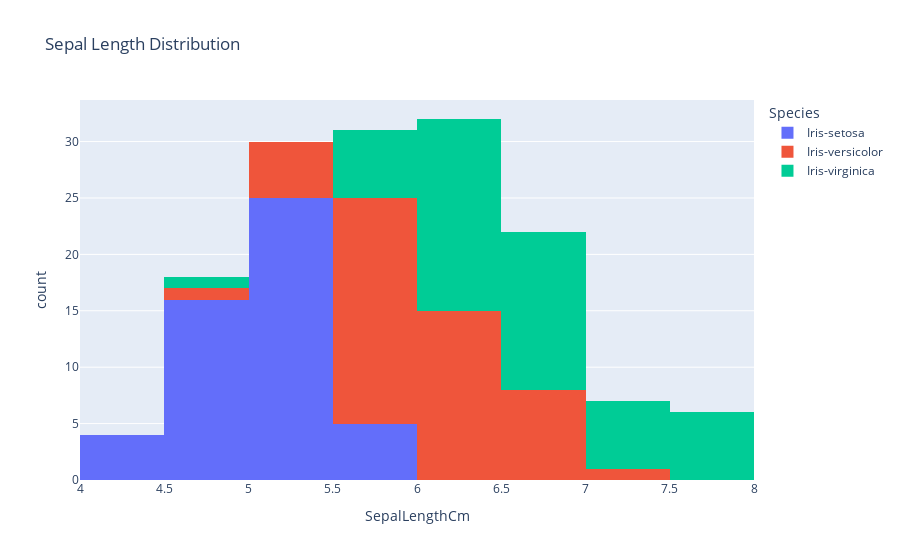

Notebook cell for this chart:
### Code cell
px.histogram(df, x='SepalLengthCm', color='Species', hover_data=df.columns, title='Sepal Length Distribution')

### Figure 1 — Plotly figure (JSON) as saved in the notebook; plotly's stock layout.template omitted (floating-point values rounded to 4 significant figures)
{"data": [{"alignmentgroup": "True", "bingroup": "x", "hovertemplate": "Species=Iris-setosa<br>SepalLengthCm=%{x}<br>count=%{y}<extra></extra>", "legendgroup": "Iris-setosa", "marker": {"color": "#636efa", "pattern": {"shape": ""}}, "name": "Iris-setosa", "offsetgroup": "Iris-setosa", "orientation": "v", "showlegend": true, "type": "histogram", "x": [5.1, 4.9, 4.7, 4.6, 5, 5.4, 4.6, 5, 4.4, 4.9, 5.4, 4.8, 4.8, 4.3, 5.8, 5.7, 5.4, 5.1, 5.7, 5.1, 5.4, 5.1, 4.6, 5.1, 4.8, 5, 5, 5.2, 5.2, 4.7, 4.8, 5.4, 5.2, 5.5, 4.9, 5, 5.5, 4.9, 4.4, 5.1, 5, 4.5, 4.4, 5, 5.1, 4.8, 5.1, 4.6, 5.3, 5], "xaxis": "x", "yaxis": "y"}, {"alignmentgroup": "True", "bingroup": "x", "hovertemplate": "Species=Iris-versicolor<br>SepalLengthCm=%{x}<br>count=%{y}<extra></extra>", "legendgroup": "Iris-versicolor", "marker": {"color": "#EF553B", "pattern": {"shape": ""}}, "name": "Iris-versicolor", "offsetgroup": "Iris-versicolor", "orientation": "v", "showlegend": true, "type": "histogram", "x": [7, 6.4, 6.9, 5.5, 6.5, 5.7, 6.3, 4.9, 6.6, 5.2, 5, 5.9, 6, 6.1, 5.6, 6.7, 5.6, 5.8, 6.2, 5.6, 5.9, 6.1, 6.3, 6.1, 6.4, 6.6, 6.8, 6.7, 6, 5.7, 5.5, 5.5, 5.8, 6, 5.4, 6, 6.7, 6.3, 5.6, 5.5, 5.5, 6.1, 5.8, 5, 5.6, 5.7, 5.7, 6.2, 5.1, 5.7], "xaxis": "x", "yaxis": "y"}, {"alignmentgroup": "True", "bingroup": "x", "hovertemplate": "Species=Iris-virginica<br>SepalLengthCm=%{x}<br>count=%{y}<extra></extra>", "legendgroup": "Iris-virginica", "marker": {"color": "#00cc96", "pattern": {"shape": ""}}, "name": "Iris-virginica", "offsetgroup": "Iris-virginica", "orientation": "v", "showlegend": true, "type": "histogram", "x": [6.3, 5.8, 7.1, 6.3, 6.5, 7.6, 4.9, 7.3, 6.7, 7.2, 6.5, 6.4, 6.8, 5.7, 5.8, 6.4, 6.5, 7.7, 7.7, 6, 6.9, 5.6, 7.7, 6.3, 6.7, 7.2, 6.2, 6.1, 6.4, 7.2, 7.4, 7.9, 6.4, 6.3, 6.1, 7.7, 6.3, 6.4, 6, 6.9, 6.7, 6.9, 5.8, 6.8, 6.7, 6.7, 6.3, 6.5, 6.2, 5.9], "xaxis": "x", "yaxis": "y"}], "layout": {"barmode": "relative", "legend": {"title": {"text": "Species"}, "tracegroupgap": 0}, "title": {"text": "Sepal Length Distribution"}, "xaxis": {"anchor": "y", "domain": [0, 1], "title": {"text": "SepalLengthCm"}}, "yaxis": {"anchor": "x", "domain": [0, 1], "title": {"text": "count"}}}}
